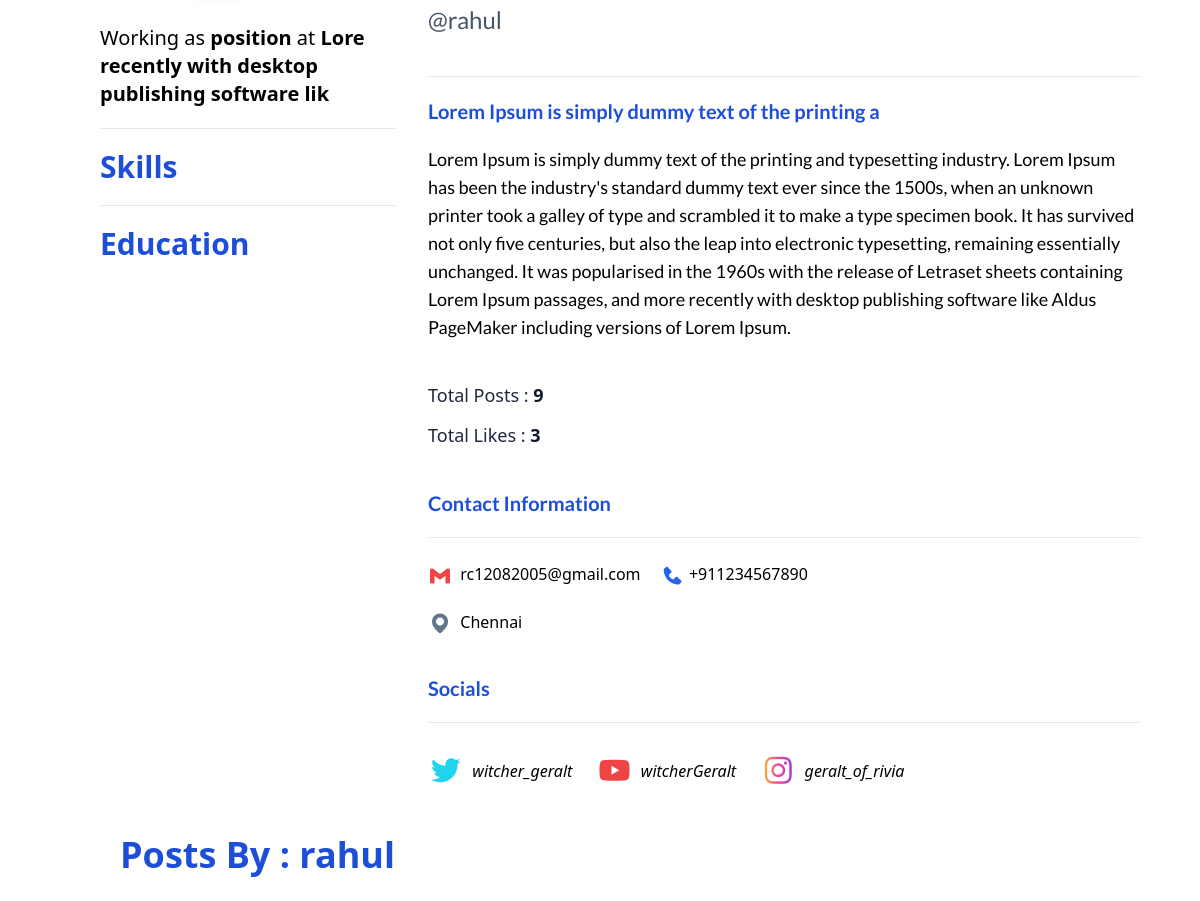
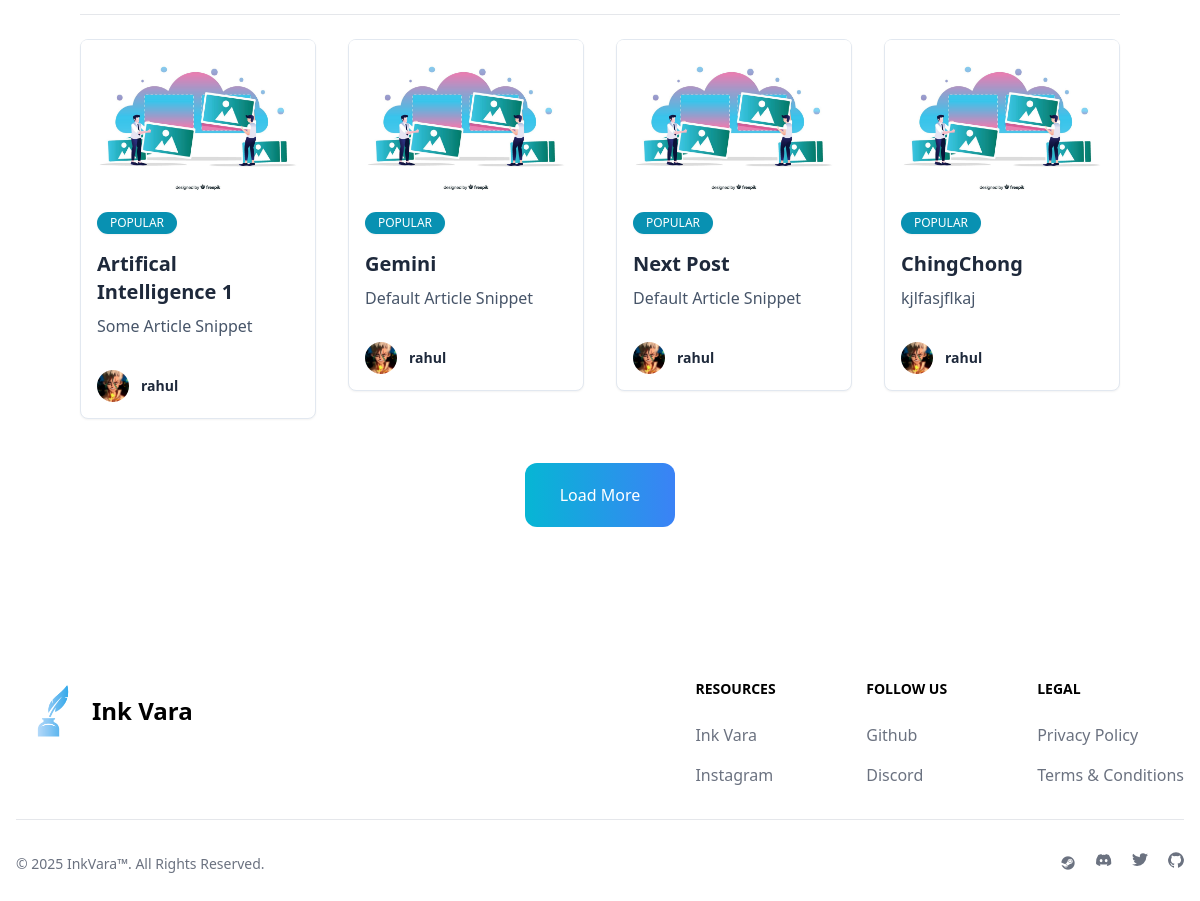
The app's page /blogarea/show_profile_page/3/ (lower part), older data (2 pictures, top to bottom).
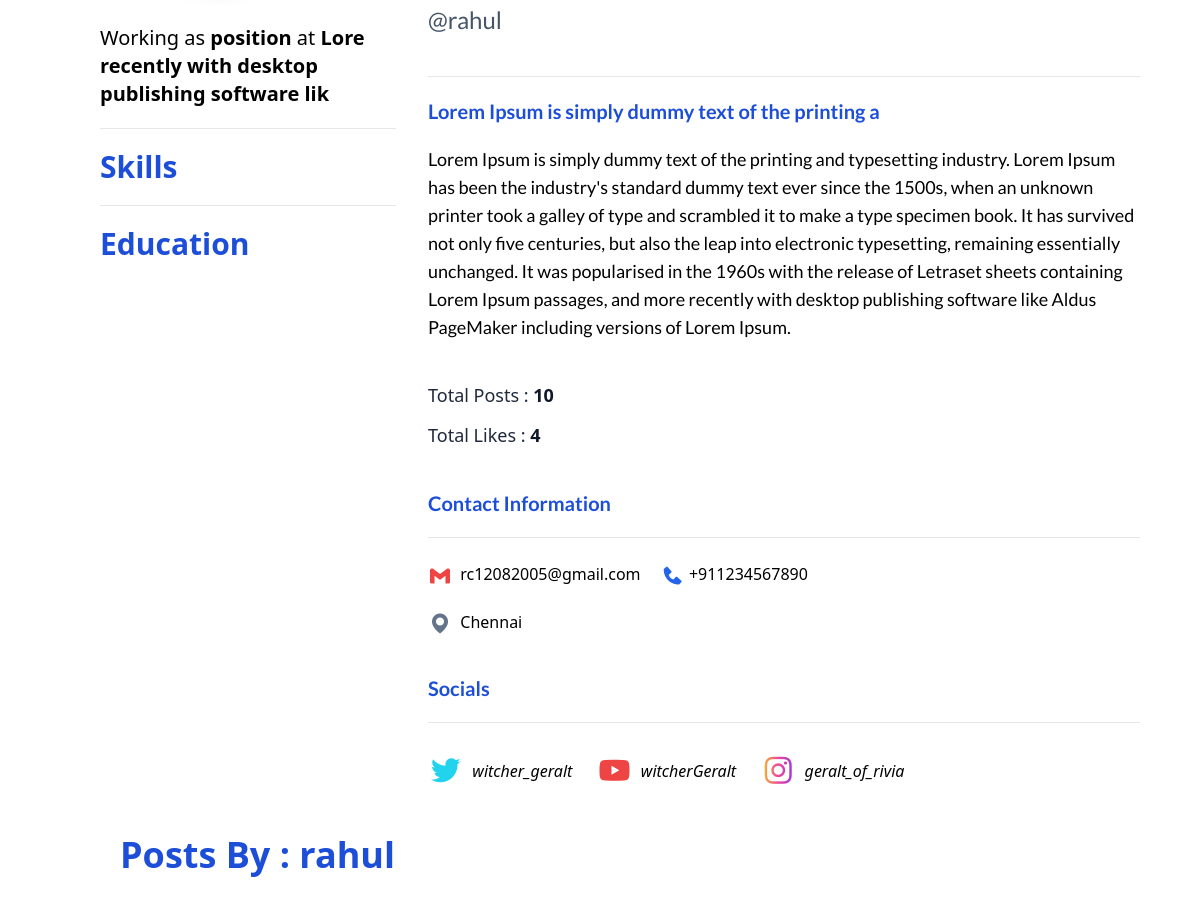
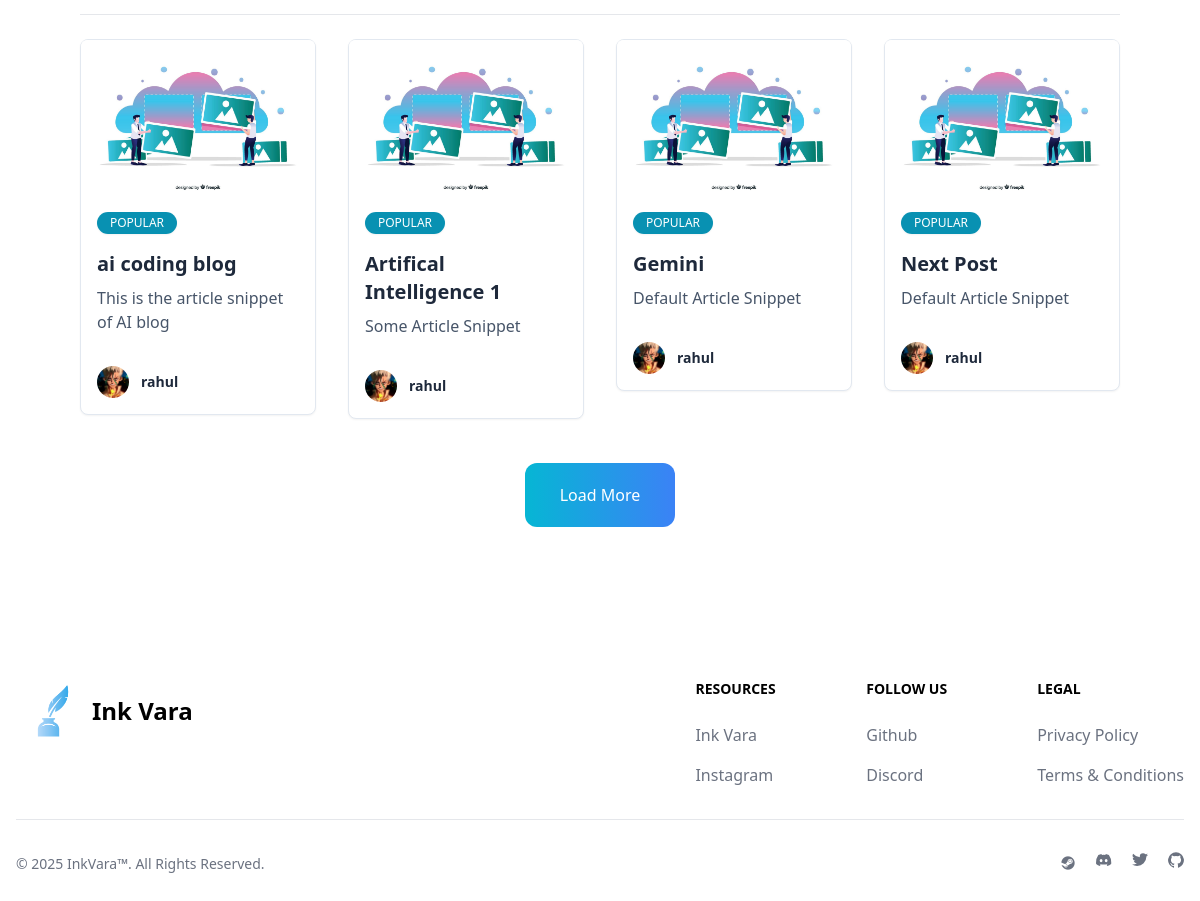
The same page, newer data (2 pictures, top to bottom).
### blogarea/models.py (models this page shows, shortened)
class Post(models.Model):
    choices = Category.objects.all().values_list('name','name')
    title = models.CharField(max_length=255)
    author = models.ForeignKey(User,on_delete=models.CASCADE,null=True,blank=True)
    post_date = models.DateField(auto_now_add=True)
    hashtags = models.TextField(max_length=200,null=True)
    category = models.CharField(choices=choices,max_length=255,default="Uncategorized")
    articleSnippet = models.CharField(max_length=50)
    thumbnail = models.ImageField(upload_to='thumbnail/',null=True,blank=True, default='thumbnail/thumbnail.jpg')
    like = models.ManyToManyField(User,related_name='blog_posts',null=True,blank=True)
    tags = models.ManyToManyField("Hashtag",related_name="posts",null=True,blank=True)
    body = RichTextField(blank=True,null=True)

class Profile(models.Model):
    user = models.OneToOneField(User,null=True,on_delete=models.CASCADE)
    profileImage = models.ImageField(upload_to='profile_pics',null=True,blank=True,default="profile_pics/default_profile_pic.jpg")
    profileBackground = models.ImageField(upload_to='profile_background',null=True,blank=True)
    bio = models.TextField()
    blogcaption = models.CharField(max_length=150,null=True,blank=True,default="Former Adventurer turned full-time Dad moonlighting as an author")
    contact = PhoneNumberField(blank=True, null=True)
    location = models.CharField(max_length=150,null=True,blank=True,default="Earth")
    occupation = models.CharField(max_length=50,null=True,blank=True,default="Occupation")
    industry = models.CharField(max_length=50,null=True,blank=True,default="Industry")
    position = models.CharField(max_length=50,null=True,blank=True,default="position")
    skills = models.TextField(null=True,blank=True,help_text="Enter your skills separated by commas")
    education = models.TextField(null=True,blank=True)
    twitter_link = models.URLField(max_length=200,null=True,blank=True,default="https://x.com/")
    instagram_link = models.URLField(max_length=200,null=True,blank=True,default="https://instagram.com/")
    youtube_link = models.URLField(max_length=200,null=True,blank=True,default="https://youtube.com/")

### blogarea/views.py (the view)
# urls.py: path('show_profile_page/<int:pk>/',ShowProfileView.as_view(),name="show_profile_page"),
class ShowProfileView(DetailView):
    model = Profile
    template_name = 'showProfilePage.html'
    def get_context_data(self, *args, **kwargs):
        context = super(ShowProfileView, self).get_context_data(*args, **kwargs)
        page_user = get_object_or_404(Profile,id=self.kwargs['pk'])
        posts = Post.objects.filter(author = page_user.user).order_by('-post_date')
        total_posts = Post.objects.filter(author=page_user.user).count()
        total_likes = Post.objects.filter(author=page_user.user).aggregate(total_likes=Count('like'))['total_likes'] or 0
        skills = page_user.skills.split(',') if page_user.skills else []
        education = page_user.education.split(',') if page_user.education else []
        show_load_more = True
        if posts.count()<4:
            show_load_more = False
        context['show_load_more'] = show_load_more
        context['posts'] = posts[:4]
        context['education'] = education
        context['skills'] = skills
        context['page_user'] = page_user
        context['total_posts'] = total_posts
        context['total_likes'] = total_likes
        return context

### blogarea/templates/showProfilePage.html (shortened to what the changed rows need)
{% load static tailwind_tags%}
<!DOCTYPE html>
<html lang="en">
  <head>
    {% tailwind_css %} {% load static %}
    <link
      href="https://unpkg.com/boxicons@2.1.4/css/boxicons.min.css"
      rel="stylesheet"
    />
  </head>
  <body class="min-h-screen flex flex-col">
    {%include 'nav.html'%}
    <div class="flex justify-center w-full h-[60%]">
      <div class="flex flex-col w-[90%]">
        <div
          class="grid grid-rows-reverse grid-rows-[1fr_auto] lg:grid-cols-[1fr_2fr] gap-3"
        >
          <ul class="sm:px-5 mt-[50px] sm:mt-[100px] ml-5">
            <ul class="list-disc">
              <h1 class="mt-5 text-3xl text-blue-700 font-semibold mb-5">
                Skills
              </h1>
            </ul>
            <ul class="list-disc">
              <h1 class="mt-5 text-3xl text-blue-700 font-semibold mb-5">
                Education
              </h1>
            </ul>
          </ul>
          <div class="mt-5 flex flex-col gap-5">
            <h1 class="text-2xl mb-5 text-slate-600" style="font-family: lato">
              @{{page_user.user|lower}}
            </h1>
            <h1
              class="text-xl text-blue-700 font-semibold"
              style="font-family: lato"
            >
              {{page_user.occupation}}
            </h1>
            <h1 class="text-md sm:text-lg mb-5" style="font-family: lato">
              {{page_user.bio}}
            </h1>
            <div>
              <h1 class="text-lg text-slate-800 mb-3">
                Total Posts :
                <span class="font-bold text-slate-900">{{total_posts}}</span>
              </h1>
              <h1 class="text-lg text-slate-800">
                Total Likes :
                <span class="font-bold text-slate-900"> {{total_likes}}</span>
              </h1>
            </div>
            <div>
              <h1
                class="text-xl text-blue-700 font-semibold mt-5"
                style="font-family: lato"
              >
                Contact Information
              </h1>
            </div>
            <div>
              <h1
                class="text-xl text-blue-700 font-semibold mt-5"
                style="font-family: lato"
              >
                Socials
              </h1>
            </div>
          </div>
        </div>
      </div>
    </div>
    <div class="mx-10 lg:mx-20 pb-20">
      <h1 class="m-10 text-blue-700 font-semibold text-4xl">
        Posts By :&nbsp;<span>{{page_user.user}}</span>
      </h1>
      <div class="flex flex-col justify-center items-center">
        <div
          id="cardContainer"
          class="grid grid-cols-1 md:grid-cols-4 sm:grid-cols-2 gap-8 w-full"
        >
          {% for post in posts%}
          <div
            class="blog-cards hover:scale-[1.05] transition-transform duration-300"
          >
            <a href="{% url 'ArticleDetailView' post.id%}">
              <div
                class="relative flex flex-col my-1 bg-white shadow-sm border border-slate-200 rounded-lg w-full"
              >
                <div
                  class="relative h-1/2 overflow-hidden text-white rounded-md"
                >
                  <img
                    src="{% if post.thumbnail %}
                  {{ post.thumbnail.url }}
                  {% else %}/media/thumbnail/thumbnail.jpg
                  {% endif %}"
                    alt="card-image"
                  />
                </div>
                <div class="p-4">
                  <div
                    class="mb-4 rounded-full bg-cyan-600 py-0.5 px-2.5 border border-transparent text-xs text-white transition-all shadow-sm w-20 text-center"
                  >
                    POPULAR
                  </div>
                  <h6 class="mb-2 text-slate-800 text-xl font-semibold">
                    {{post.title}}
                  </h6>
                  <p class="text-slate-600 leading-normal font-light">
                    {{post.articleSnippet}}
                  </p>
                </div>
                <div class="flex items-center justify-between p-4">
                  <div class="flex items-center">
                    <img
                      alt="Tania Andrew"
                      src="{% if post.author.profile.profileImage %}
                {{ post.author.profile.profileImage.url }}
                {% else %}/media/thumbnail/thumbnail.jpg
                {% endif %}"
                      class="relative inline-block h-8 w-8 rounded-full"
                    />
                    <div class="flex flex-col ml-3 text-sm">
                      <span class="text-slate-800 font-semibold"
                        >{{post.author}}</span
                      >
                    </div>
                  </div>
                </div>
              </div>
            </a>
          </div>
          {% endfor %}
        </div>
      </div>
    </div>
    {%include 'filtered-load-more.html'%} {%include 'footerCode.html'%}
  </body>
</html>

Row changes from the older to the newer data that the page shows:
no longer on this page (row edited): Post: thumbnail (picture), title "ChingChong", articleSnippet "kjlfasjflkaj", author.profileImage (picture), author "rahul"
added Post: thumbnail (picture), title "ai coding blog", articleSnippet "This is the article snippet of AI blog", author.profileImage (picture), author "rahul"
Text that changed along with them:
{{ total_posts }}: "9" → "10"
{{ total_likes }}: "3" → "4"
